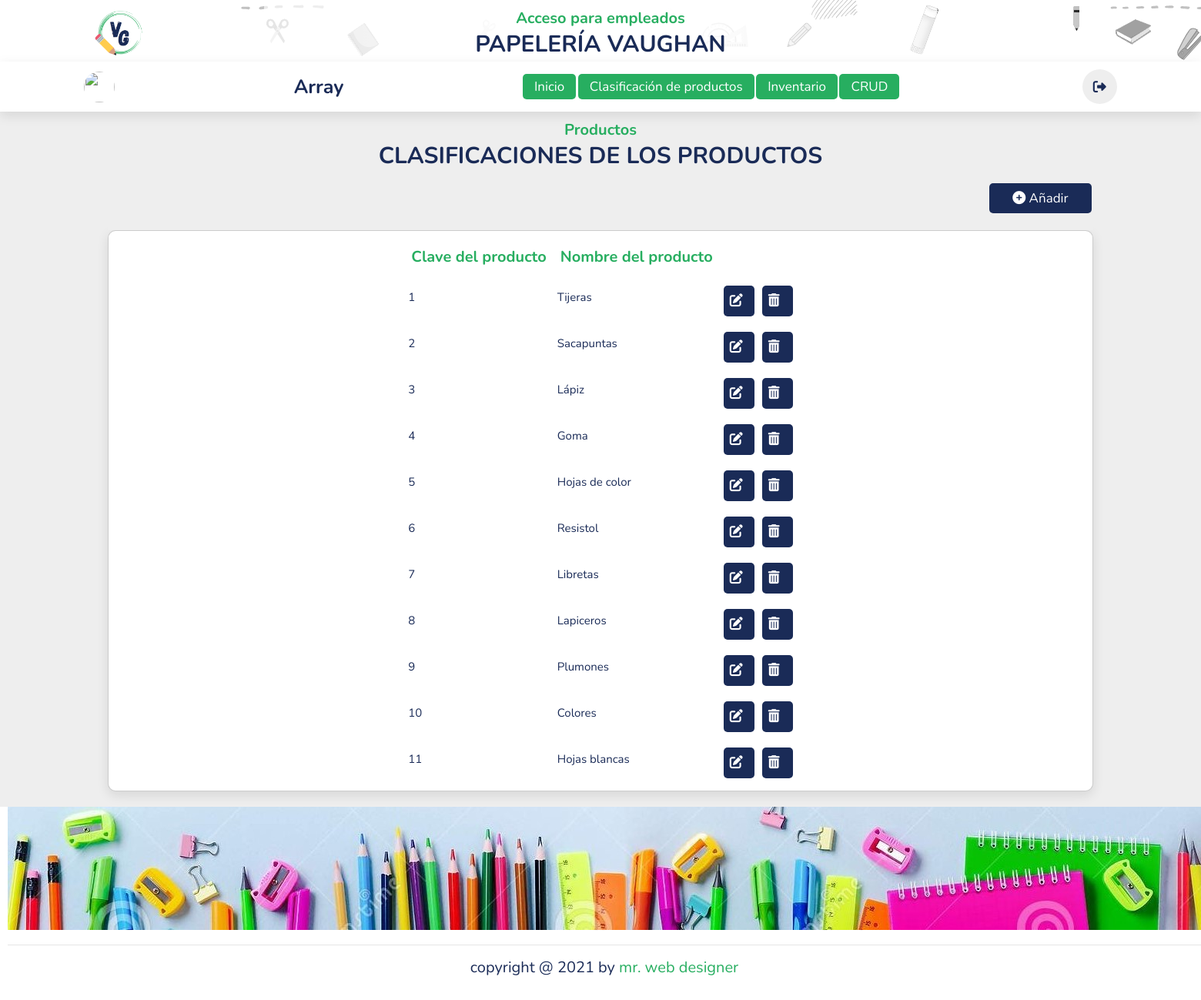
Screenshot of /Productos/Productos.php (signed in) with the database file from the repository.
### tables this page shows
CREATE TABLE IF NOT EXISTS `productos` (
  `idProductos` int NOT NULL,
  `nombreProductos` varchar(20) NOT NULL,
  PRIMARY KEY (`idProductos`)
);

### Funciones/Funciones.php (called while the page is built, shortened)
<?php
    function consultaProductos(){
        $conexionBDPapeleria = conexionPrincipal();
        $consultaProductos = mysqli_query($conexionBDPapeleria, "SELECT * FROM Productos");
        return $consultaProductos;
    }
    function menu(){
        $Menu = include '../Menu/Menu.php';
        return $Menu;
    }
    function banner(){
        $banner = include '../Banner/Banner.php';
        return $banner;
    }
    function piePagina(){
        $piePagina = include '../PiePagina/PiePagina.php';
        return $piePagina;
    }
?>

### Productos/Productos.php (the view, shortened to what this page needs)
<!DOCTYPE html>
<html lang="es">
<head>
</head>
<body>
<?php
        include '../Funciones/Funciones.php';
        menu();
        banner();
    ?>
    <div class="encabezadoApartado">
        <h3 class="sub-heading">Productos</h3>
        <h1 class = "heading">Clasificaciones de los productos</h1>
    </div>
    <section class="inventario">
        <div class="botones">
            <div class="right">
                <a href="VistaProductoNuevo.php" class="btn" style="margin: 0.2rem 0.2rem">
                    <i class="fa-solid fa-circle-plus" style="font-size: 1em;"></i>  Añadir</a>
            </div>
        </div>
        <div class="tablaDatos">
            <table>
                <thead>
                    <tr>
                        <th>Clave del producto</th>
                        <th>Nombre del producto</th>
                    </tr>
                </thead>
                <tbody>
                <?php
                    $consultaProductos = consultaProductos();
                    while($filasProductos = $consultaProductos->fetch_assoc()): ?>
                        <tr>
                            <td><?php echo $filasProductos['idProductos']?></td>
                            <td><?php echo $filasProductos['nombreProductos']?></td>
                            <td><a href="VistaProductoModificar.php?idProductos=<?php echo $filasProductos['idProductos']; ?>" class="btnAcciones btnAccionesModificar"><i class="fa-solid fa-pen-to-square"></i></a></td>
                            <td><a href="CodeProductoEliminar.php?idProductos=<?php echo $filasProductos['idProductos']; ?>" onclick="return ConfirmacionEliminar()" class="btnAcciones btnAccionesEliminar"><i class="fa-solid fa-trash-can"></i></a></td>
                        </tr>
                <?php endwhile; ?>
                </tbody>
            </table>
        </div>
    </section>
    <?php piePagina(); ?>
</body>
</html>

### Menu/Menu.php (shortened to what this page needs)
<!DOCTYPE html>
<html lang="en">
<head>
    <link rel="stylesheet" href="https://unpkg.com/swiper/swiper-bundle.min.css" />
    <link rel="stylesheet" href="https://cdnjs.cloudflare.com/ajax/libs/font-awesome/5.15.3/css/all.min.css">
    <link rel="stylesheet" href="../CSS/style.css">
    <link rel="stylesheet" href="https://use.fontawesome.com/releases/v6.1.1/css/all.css">
    <link rel="stylesheet" href="../assets/fontawesome-free-6.1.1-web/css/all.css">
</head>
<body>
    <header>
        <img src="../Menu/ImagesAdministradores/<?php echo $_SESSION['usuario']; ?>.png" alt="">
        <a href="#" class="logo" style="text-transform:none;"></i><?php echo $_SESSION['usuario']; ?></a>
        <nav class="navbar">
            <a class="active" href="../Inicio/Inicio.php">Inicio</a>
            <a class="active" href="../Productos/Productos.php">Clasificación de productos</a>
            <a class="active" href="../Inventario/Inventario.php">Inventario</a>
            <div class="dropdown">
                <a href="" class="active" style = "pointer-events:none; cursor:default;">CRUD</a>
            </div>
        </nav>
        <div class="icons">
            <a href="../Login/CerrarSesion.php" class="fa-solid fa-right-from-bracket"></a>
        </div>
    </header>
</body>
</html>

### Banner/Banner.php
<!DOCTYPE html>
<html lang="es">
    <head>
        <link rel="stylesheet" href="https://unpkg.com/swiper/swiper-bundle.min.css" />
        <link rel="stylesheet" href="https://cdnjs.cloudflare.com/ajax/libs/font-awesome/5.15.3/css/all.min.css">
        <link rel="stylesheet" href="../CSS/style.css">
        <link rel="stylesheet" href="https://use.fontawesome.com/releases/v6.1.1/css/all.css">
        <link rel="stylesheet" href="../assets/fontawesome-free-6.1.1-web/css/all.css">
    </head>
<body>
    <div class="banner">
        <div class="grid1">
            <img src="../images/Logo.png" alt="">
        </div>
        <div class="grid2">
            <h3 class="sub-heading">Acceso para empleados</h3>
            <h1 class="heading">Papelería Vaughan</h1>
        </div>
        <div class="grid3">
        </div>
    </div>
</body>
</html>

### PiePagina/PiePagina.php (shortened to what this page needs)
<!DOCTYPE html>
<html lang="en">
<head>
</head>
<body>
    <footer class="footer">
    <img src="../images/pie.jpg" alt="">
<div class="credit"> copyright @ 2021 by <span>mr. web designer</span> </div>
    </footer>
</body>
</html>

### CSS/style.css (style rules this page uses)
:root { --green:#27ae60; --red: #a42424; --yellow: #f7a415; --black:hwb(223 10% 66%); --light-color:#666; --box-shadow:0 .5rem 1.5rem rgba(0, 0, 0, 0.1); }
* { font-family: 'Nunito', sans-serif; margin:0; padding:0; box-sizing: border-box; text-decoration: none; outline: none; border:none; transition: all .2s linear; }
html { font-size: 62.5%; overflow-x: hidden; scroll-padding-top: 5.5rem; scroll-behavior: smooth; }
section { padding:2rem 9%; }
.sub-heading { text-align: center; color:var(--green); font-size: 2rem; padding-top: 1rem; }
.heading { text-align: center; color:var(--black); font-size: 3rem; padding-bottom: 1rem; text-transform: uppercase; }
.btn { margin-top: 1rem; display: inline-block; font-size: 1.7rem; color:#fff; background: var(--black); border-radius: .5rem; cursor: pointer; padding:.8rem 3rem; }
.encabezadoApartado { position: sticky; top:14.5rem; background-color: #eee; }
.botones { display:flex; position: sticky; top: 23rem; align-items: center; flex-wrap: wrap-reverse; gap:2rem; padding-bottom: 2rem; background-color: #eee; }
.botones .right { width: 50%; flex: 1 1 20rem; text-align: right; }
.btnAcciones { margin-top: 1rem; display: inline-block; font-size: 1.7rem; color:#fff; background: var(--black); border-radius: .5rem; cursor: pointer; padding:.8rem .8rem; height: 4rem; width: 4rem; }
.banner { display: grid; position:sticky; top: 0; grid-template-columns: 20% 56% 20%; gap: 2%; grid-template-areas: "grid1 grid2 grid3"; background-image: url("../images/banner.png"); }
.banner .grid1 { grid-area: "grid1"; display: flex; flex-flow: column; align-items: center; align-content: center; justify-content: center; padding: 0.3rem 0 0.3rem 0; background: #fff; }
.banner .grid1 img { height: 7rem; }
.banner .grid2 { grid-area: "grid2"; display: flex; flex-flow: column; justify-content: center; background: linear-gradient(90deg, rgba(255,255,255,0.6587009803921569) 0%, rgba(255,255,255,1) 40%, rgba(255,255,255,1) 60%, rgba(255,255,255,0.6671043417366946) 100%); }
.banner .grid3 { grid-area: "grid3"; display: flex; flex-flow: column; justify-content: center; }
header { position: fixed; top:8rem; left: 0; right:0; background: #fff; padding:1rem 7%; display: flex; align-items: center; justify-content: space-between; z-index: 1000; box-shadow: var(--box-shadow); }
header .logo { color:var(--black); font-size: 2.5rem; font-weight: bolder; }
header .navbar a { font-size: 1.7rem; border-radius: .5rem; padding:.5rem 1.5rem; color:var(--light-color); }
header .navbar a.active, header .navbar a:hover { color:#fff; background: var(--green); }
.dropdown { position: relative; display: inline-block; }
header .icons i, header .icons a { cursor: pointer; margin-left: .5rem; height:4.5rem; line-height: 4.5rem; width:4.5rem; text-align: center; font-size: 1.7rem; color:var(--black); border-radius: 50%; background: #eee; }
.inventario { padding-top: 6rem; background-color: #eee; width: 100%; }
.inventario .tablaDatos { background-color: #fff; padding:1rem; background:#fff; border-radius: 1rem; border:.1rem solid rgba(0,0,0,.2); box-shadow: var(--box-shadow); text-transform: none; }
.tablaDatos table { margin-left: auto; margin-right: auto; }
.tablaDatos th { font-size: 2rem; color: var(--green); padding: .8rem; }
.tablaDatos td { font-size: 1.5rem; padding: .4rem; color: var(--black); }
header img { border-radius: 50%; height: 4rem; width: 4rem; }
.footer { padding: 0 0 0 1rem; }
.footer .credit { text-align: center; border-top: .1rem solid rgba(0,0,0,.1); font-size: 2rem; color:var(--black); padding:.5rem; padding-top: 1.5rem; margin-top: 1.5rem; }
.footer .credit span { color:var(--green); }

### rows the page displays
productos: idProductos "1", nombreProductos "Tijeras"
productos: idProductos "2", nombreProductos "Sacapuntas"
productos: idProductos "3", nombreProductos "Lápiz"
productos: idProductos "4", nombreProductos "Goma"
productos: idProductos "5", nombreProductos "Hojas de color"
productos: idProductos "6", nombreProductos "Resistol"
productos: idProductos "7", nombreProductos "Libretas"
productos: idProductos "8", nombreProductos "Lapiceros"
productos: idProductos "9", nombreProductos "Plumones"
productos: idProductos "10", nombreProductos "Colores"
productos: idProductos "11", nombreProductos "Hojas blancas"

### other values shown
$_SESSION['usuario'] "Array"
